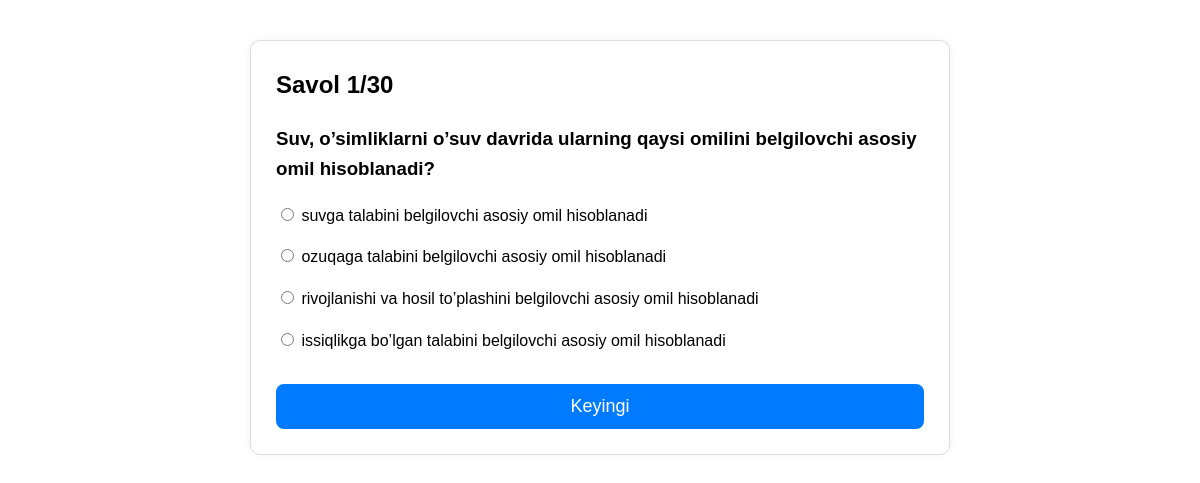
/subject/1/test/2/, run on the app's committed database.
### tests/models.py (models this page shows, shortened)
class Question(models.Model):
    subject = models.ForeignKey(Subject, on_delete=models.CASCADE)
    text = models.TextField()

class Answer(models.Model):
    question = models.ForeignKey(Question, on_delete=models.CASCADE)
    text = models.CharField(max_length=255)
    is_correct = models.BooleanField(default=False)

### tests/views.py (the view)
# urls.py: path('subject/<int:subject_id>/test/<int:test_no>/', quiz, name='quiz'),
def quiz(request, subject_id, test_no):
    q_index = request.session.get('q_index', 0)
    subject = Subject.objects.get(id=subject_id)
    questions = Question.objects.filter(subject=subject)
    start = (test_no - 1) * PAGE_SIZE
    end = start + PAGE_SIZE
    group = questions[start:end]
    if q_index >= len(group):
        return redirect('result', subject_id=subject.id, test_no=test_no)
    question = group[q_index]
    answers = Answer.objects.filter(question=question)
    return render(request, 'tests/question.html', {
        'question': question,
        'answers': answers,
        'index': q_index + 1,
        'total': len(group),
        'test_no': test_no,
        'subject': subject
    })

### tests/templates/tests/question.html (shortened to what this page needs)
{% load static %}
<!DOCTYPE html>
<html lang="uz">
<head>
    <link rel="stylesheet" href="{% static 'tests/css/styles.css' %}">
</head>
<body>
<div class="card">
    <h2>Savol {{ index }}/{{ total }}</h2>
    <h3>{{ question.text }}</h3>
    <form action="{% url 'submit' subject.id test_no %}" method="POST">
        {% for ans in answers %}
        <p>
            <label><input type="radio" name="answer" value="{{ ans.id }}" required> {{ ans.text }}</label>
        </p>
        {% endfor %}
        <button type="submit">Keyingi</button>
    </form>
</div>
</body>
</html>

### tests/static/tests/css/styles.css (style rules this page uses)
body { font-family: Arial, sans-serif; max-width: 700px; margin: 40px auto; padding: 0 20px; line-height: 1.6; }
h1, h2, h3 { margin-top: 0; }
.card, .box { border: 1px solid #ddd; border-radius: 10px; padding: 25px; box-shadow: 0 0 8px rgba(0,0,0,0.06); }
button, a.btn { width: 100%; font-size: 18px; padding: 12px; border-radius: 8px; border: none; cursor: pointer; text-decoration: none; text-align: center; display: inline-block; }
button { background: #007bff; color: white; margin-top: 15px; }

### data on the page
Question: text "Suv, o’simliklarni o’suv davrida ularning qaysi omilini belgilovchi asosiy omil hisoblanadi?"
Answer: text "suvga talabini belgilovchi asosiy omil hisoblanadi"
Answer: text "ozuqaga talabini belgilovchi asosiy omil hisoblanadi"
Answer: text "rivojlanishi va hosil to’plashini belgilovchi asosiy omil hisoblanadi"
Answer: text "issiqlikga bo’lgan talabini belgilovchi asosiy omil hisoblanadi"

### other printed values
{{ index }} "1"
{{ total }} "30"
